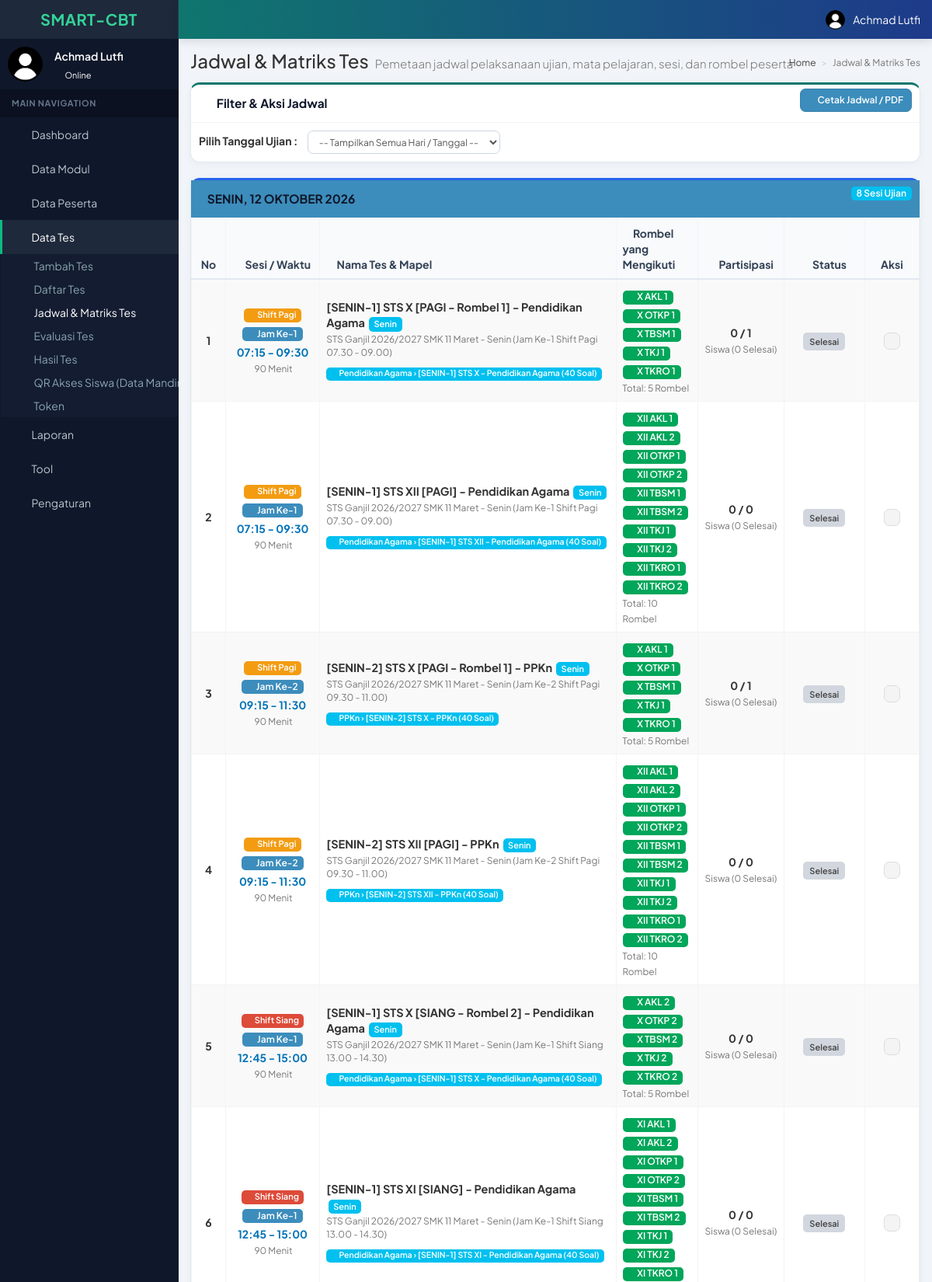
Page /index.php/manager/tes_jadwal (signed in, upper part) on the committed database.
### tables this page shows
CREATE TABLE `user_menu` (
  `id` int(11) NOT NULL AUTO_INCREMENT,
  `tipe` int(11) NOT NULL DEFAULT 1 COMMENT '0=parent, 1=child',
  `parent` varchar(50) DEFAULT NULL,
  `kode_menu` varchar(50) NOT NULL,
  `nama_menu` varchar(100) NOT NULL,
  `url` varchar(150) NOT NULL DEFAULT '#',
  `icon` varchar(75) NOT NULL DEFAULT 'fa fa-circle-o',
  `urutan` int(11) NOT NULL,
  PRIMARY KEY (`id`),
  UNIQUE KEY `kode_menu` (`kode_menu`)
);

CREATE TABLE `cbt_tes` (
  `tes_id` bigint(20) unsigned NOT NULL AUTO_INCREMENT,
  `tes_nama` varchar(255) NOT NULL,
  `tes_hari` varchar(30) DEFAULT NULL,
  `tes_shift` varchar(20) DEFAULT NULL,
  `tes_jam_ke` varchar(30) DEFAULT NULL,
  `tes_detail` text NOT NULL,
  `tes_begin_time` datetime DEFAULT NULL,
  `tes_end_time` datetime DEFAULT NULL,
  `tes_duration_time` smallint(10) unsigned NOT NULL DEFAULT 0,
  `tes_ip_range` varchar(255) NOT NULL DEFAULT '*.*.*.*',
  `tes_results_to_users` tinyint(1) NOT NULL DEFAULT 0,
  `tes_detail_to_users` tinyint(1) NOT NULL DEFAULT 0,
  `tes_score_right` decimal(10,4) DEFAULT 1.0000,
  `tes_score_wrong` decimal(10,2) DEFAULT 0.00,
  `tes_score_unanswered` decimal(10,2) DEFAULT 0.00,
  `tes_max_score` decimal(10,2) NOT NULL DEFAULT 0.00,
  `tes_token` tinyint(1) DEFAULT 0,
  `tes_user_id` int(11) NOT NULL DEFAULT 0,
  PRIMARY KEY (`tes_id`),
  UNIQUE KEY `ak_test_name` (`tes_nama`)
);

CREATE TABLE `cbt_tes_topik_set` (
  `tset_id` bigint(20) unsigned NOT NULL AUTO_INCREMENT,
  `tset_tes_id` bigint(20) unsigned NOT NULL,
  `tset_topik_id` bigint(20) unsigned NOT NULL,
  `tset_tipe` smallint(6) NOT NULL DEFAULT 1,
  `tset_difficulty` smallint(6) NOT NULL DEFAULT 1,
  `tset_jumlah` smallint(6) NOT NULL DEFAULT 1,
  `tset_jawaban` smallint(6) NOT NULL DEFAULT 0,
  `tset_acak_jawaban` int(11) NOT NULL DEFAULT 1,
  `tset_acak_soal` int(11) NOT NULL DEFAULT 1,
  PRIMARY KEY (`tset_id`),
  KEY `p_tsubset_test_id` (`tset_tes_id`),
  KEY `tsubset_subject_id` (`tset_topik_id`),
  CONSTRAINT `cbt_tes_topik_set_ibfk_1` FOREIGN KEY (`tset_tes_id`) REFERENCES `cbt_tes` (`tes_id`) ON DELETE CASCADE ON UPDATE NO ACTION,
  CONSTRAINT `cbt_tes_topik_set_ibfk_2` FOREIGN KEY (`tset_topik_id`) REFERENCES `cbt_topik` (`topik_id`) ON UPDATE NO ACTION
);

CREATE TABLE `cbt_modul` (
  `modul_id` bigint(20) unsigned NOT NULL AUTO_INCREMENT,
  `modul_nama` varchar(255) NOT NULL,
  `modul_aktif` tinyint(1) NOT NULL DEFAULT 0,
  `modul_durasi` int(11) NOT NULL DEFAULT 90,
  PRIMARY KEY (`modul_id`),
  UNIQUE KEY `ak_module_name` (`modul_nama`)
);

CREATE TABLE `cbt_topik` (
  `topik_id` bigint(20) unsigned NOT NULL AUTO_INCREMENT,
  `topik_modul_id` bigint(20) unsigned NOT NULL DEFAULT 1,
  `topik_nama` varchar(255) NOT NULL,
  `topik_detail` text DEFAULT NULL,
  `topik_aktif` tinyint(1) NOT NULL DEFAULT 0,
  `topik_tipe` varchar(20) NOT NULL DEFAULT 'panitia',
  `topik_user_id` int(11) NOT NULL DEFAULT 0,
  PRIMARY KEY (`topik_id`),
  UNIQUE KEY `ak_subject_name` (`topik_modul_id`,`topik_nama`),
  CONSTRAINT `cbt_topik_ibfk_1` FOREIGN KEY (`topik_modul_id`) REFERENCES `cbt_modul` (`modul_id`) ON DELETE CASCADE ON UPDATE NO ACTION
);

### application/views/tes/tes_jadwal_view.php (the view, shortened to what the rows shown need)
<section class="content-header">
	<h1>
		Jadwal & Matriks Tes
		<small>Pemetaan jadwal pelaksanaan ujian, mata pelajaran, sesi, dan rombel peserta</small>
	</h1>
</section>
<section class="content">
	<?php if(empty($jadwal_harian)){ ?>
		<div class="callout callout-info">
			<h4><i class="fa fa-info-circle"></i> Tidak Ada Jadwal</h4>
			<p>Tidak ditemukan jadwal tes untuk filter tanggal yang dipilih. Silakan ubah filter tanggal atau tambahkan tes baru di menu <strong>Data Tes &gt; Tambah Tes</strong>.</p>
		</div>
	<?php } else { ?>
		<?php
		$hari_indo = array(
			'Sunday' => 'Minggu', 'Monday' => 'Senin', 'Tuesday' => 'Selasa',
			'Wednesday' => 'Rabu', 'Thursday' => 'Kamis', 'Friday' => 'Jumat', 'Saturday' => 'Sabtu'
		);
		$bulan_indo = array(
			'01'=>'Januari', '02'=>'Februari', '03'=>'Maret', '04'=>'April', '05'=>'Mei', '06'=>'Juni',
			'07'=>'Juli', '08'=>'Agustus', '09'=>'September', '10'=>'Oktober', '11'=>'November', '12'=>'Desember'
		);
		foreach($jadwal_harian as $tgl_key => $list_tes){
			$nama_hari = date('l', strtotime($tgl_key));
			$hari_str = isset($hari_indo[$nama_hari]) ? $hari_indo[$nama_hari] : $nama_hari;
			$d = date('d', strtotime($tgl_key));
			$m = date('m', strtotime($tgl_key));
			$y = date('Y', strtotime($tgl_key));
			$tgl_lengkap = $hari_str . ', ' . $d . ' ' . (isset($bulan_indo[$m]) ? $bulan_indo[$m] : $m) . ' ' . $y;
		?>
		<div class="box box-primary box-solid" style="margin-bottom: 25px;">
			<div class="box-header with-border">
				<h3 class="box-title">
					<i class="fa fa-calendar-check-o"></i> <strong><?php echo strtoupper($tgl_lengkap); ?></strong>
				</h3>
				<div class="box-tools pull-right">
					<span class="badge bg-aqua"><?php echo count($list_tes); ?> Sesi Ujian</span>
				</div>
			</div>
			<div class="box-body no-padding table-responsive">
				<table class="table table-bordered table-striped table-hover" style="margin-bottom: 0;">
					<thead>
						<tr style="background-color: #f4f4f4;">
							<th style="width: 50px; text-align: center;">No</th>
							<th style="width: 140px; text-align: center;"><i class="fa fa-clock-o"></i> Sesi / Waktu</th>
							<th style="width: 250px;"><i class="fa fa-file-text-o"></i> Nama Tes &amp; Mapel</th>
							<th><i class="fa fa-users"></i> Rombel yang Mengikuti</th>
							<th style="width: 130px; text-align: center;"><i class="fa fa-bar-chart"></i> Partisipasi</th>
							<th style="width: 130px; text-align: center;"><i class="fa fa-tag"></i> Status</th>
							<th style="width: 90px; text-align: center;">Aksi</th>
						</tr>
					</thead>
					<tbody>
						<?php
						$no = 1;
						foreach($list_tes as $tes){
						?>
						<tr>
							<td style="text-align: center; vertical-align: middle; font-weight: bold;"><?php echo $no++; ?></td>
							<td style="text-align: center; vertical-align: middle;">
								<?php if(!empty($tes['shift'])){
									$shift_badge = (strtolower($tes['shift'])=='pagi') ? 'label-warning' : 'label-danger';
									$shift_icon = (strtolower($tes['shift'])=='pagi') ? 'fa-sun-o' : 'fa-cloud';
								?>
									<span class="label <?php echo $shift_badge; ?>" style="display:inline-block; margin-bottom: 3px; font-size: 11px;"><i class="fa <?php echo $shift_icon; ?>"></i> Shift <?php echo $tes['shift']; ?></span><br />
								<?php } ?>
								<?php if(!empty($tes['jam_ke'])){ ?>
									<span class="label label-primary" style="display:inline-block; margin-bottom: 4px; font-size: 12px;"><i class="fa fa-tag"></i> <?php echo $tes['jam_ke']; ?></span><br />
								<?php } ?>
								<span style="font-size: 14px; font-weight: bold; color: #0073b7;">
									<?php echo $tes['sesi_waktu']; ?>
								</span>
								<br />
								<small class="text-muted"><i class="fa fa-hourglass-half"></i> <?php echo $tes['durasi']; ?> Menit</small>
							</td>
							<td style="vertical-align: middle;">
								<span style="font-size: 14.5px; font-weight: bold; color: #333;">
									<?php echo $tes['tes_nama']; ?>
								</span>
								<?php if(!empty($tes['hari'])){ ?>
									&nbsp;<span class="label label-info" style="font-size: 11px;"><?php echo $tes['hari']; ?></span>
								<?php } ?>
								<?php if(!empty($tes['tes_detail'])){ ?>
									<div class="text-muted" style="font-size: 12px; margin-top: 2px;"><?php echo $tes['tes_detail']; ?></div>
								<?php } ?>
								<div style="margin-top: 6px;">
									<?php
									if(!empty($tes['mapel'])){
										foreach($tes['mapel'] as $m){
											echo '<span class="label label-info" style="display:inline-block; margin-right:4px; margin-bottom:2px; font-weight:normal;">';
											echo '<i class="fa fa-book"></i> '.$m['modul'].' &rsaquo; '.$m['topik'].' ('.$m['jumlah_soal'].' Soal)';
											echo '</span> ';
										}
									} else {
										echo '<span class="text-danger" style="font-size:11px;">Belum ada topik soal disematkan</span>';
									}
									?>
								</div>
							</td>
							<td style="vertical-align: middle;">
								<?php
								if(!empty($tes['grup'])){
									echo '<div style="line-height: 24px;">';
									foreach($tes['grup'] as $g){
										echo '<span class="label label-success" style="font-size: 12px; margin-right: 4px; display: inline-block;">';
										echo '<i class="fa fa-graduation-cap"></i> '.$g;
										echo '</span> ';
									}
									echo '</div>';
									echo '<small class="text-muted">Total: '.count($tes['grup']).' Rombel</small>';
								} else {
									echo '<span class="label label-danger">Belum ada rombel dipilih</span>';
								}
								?>
							</td>
							<td style="text-align: center; vertical-align: middle;">
								<span style="font-size: 14px; font-weight: bold;"><?php echo $tes['total_ikut']; ?> / <?php echo $tes['total_target']; ?></span>
								<br />
								<small class="text-muted">Siswa (<?php echo $tes['total_selesai']; ?> Selesai)</small>
							</td>
							<td style="text-align: center; vertical-align: middle;">
								<span class="label <?php echo $tes['status_badge']; ?>" style="font-size: 11px; padding: 5px 8px;">
									<?php echo $tes['status_label']; ?>
								</span>
							</td>
							<td style="text-align: center; vertical-align: middle;">
								<div class="btn-group">
									<a href="<?php echo site_url('manager/tes_hasil?tes='.$tes['tes_id']); ?>" class="btn btn-default btn-xs" title="Lihat Hasil / Pantau">
										<i class="fa fa-bar-chart"></i>
									</a>
								</div>
							</td>
						</tr>
						<?php } ?>
					</tbody>
				</table>
			</div>
		</div>
		<?php } ?>
	<?php } ?>
</section>

### application/models/Users_model.php (shortened to what the rows shown need)
<?php  if ( ! defined('BASEPATH')) exit('No direct script access allowed');
class Users_model extends CI_Model{
    function get_parent_menu($child_menu){
        $sql = 'SELECT `user_menu`.`parent` FROM user_menu WHERE `user_menu`.`kode_menu`="'.$child_menu.'"';
        $query = $this->db->query($sql);
        if($query->num_rows()>0){
            $hasil = $query->row()->parent;
        }else{
            $hasil = 'KOSONG';
        }
        return $hasil;
    }
    function get_menu($kode_menu, $level){
        $this->db->select('user_menu.parent')
                 ->where('(user_akses.level="'.$level.'")')
				 ->join('user_menu', 'user_akses.kode_menu = user_menu.kode_menu')
                 ->from('user_akses')
				 ->group_by('user_menu.parent');
		$result = $this->db->get()->result();
		$data_menu = array();
		foreach($result as $temp){
			$data_menu[] = $temp->parent;
		}
		$this->db->where_in('kode_menu', $data_menu)
                 ->from('user_menu')
				 ->order_by('urutan', 'ASC');
		$result = $this->db->get();
        $parent_kode_menu = $this->get_parent_menu($kode_menu);
        $menu = '';
        if($result->num_rows()>0){
            foreach ($result->result() as $temp){
                $parent_active='';
                if($temp->kode_menu==$parent_kode_menu){
					$parent_active=' active ';
    			}
                $sql_child = 'SELECT user_menu.* FROM `user_akses` INNER JOIN `user_level` ON (`user_akses`.`level` = `user_level`.`level`)
                    INNER JOIN `user_menu` ON (`user_akses`.`kode_menu` = `user_menu`.`kode_menu`) WHERE user_akses.`level`="'.$level.'"
                    AND user_menu.`tipe`=1 AND user_menu.parent="'.$temp->kode_menu.'" ORDER BY user_menu.`urutan` ASC';
                $result_child = $this->db->query($sql_child);
                $menu_child = '';
                $menu_child_count = 0;
                if($result_child->num_rows()>0){
                    $menu_child = $menu_child.'<ul class="treeview-menu">';
                    foreach ($result_child->result() as $child){
                        $child_active='';
                        if($kode_menu==$child->kode_menu){
                            $child_active='active';
                        }
                        $menu_child = $menu_child.'
                            <li class="'.$child_active.'"><a href="'.site_url().'/'.$child->url.'"><i class="fa fa-circle-o"></i> '.$child->nama_menu.'</a></li>
                        ';
                        $menu_child_count++;
                    }
                    $menu_child = $menu_child.'</ul>';
                }
                $menu = $menu.'
                    <li class="treeview '.$parent_active.'">
                        <a href="'.site_url().'/'.$temp->url.'">
        					<i class="'.$temp->icon.'"></i>
        					<span>'.$temp->nama_menu.'</span>';
                if($menu_child_count>0){
                    $menu = $menu.'<i class="fa fa-angle-left pull-right"></i>';
                }
                $menu = $menu.'</a>';
                $menu = $menu.'
                    '.$menu_child;
                $menu = $menu.'</li>';
            }
        }
        return $menu;
    }
}

### rows in the picture
user_menu: nama_menu "Data Modul"
user_menu: nama_menu "Data Peserta"
user_menu: nama_menu "Data Tes"
user_menu: nama_menu "Tambah Tes"
user_menu: nama_menu "Daftar Tes"
user_menu: nama_menu "Jadwal & Matriks Tes"
user_menu: nama_menu "Evaluasi Tes"
user_menu: nama_menu "Hasil Tes"
user_menu: nama_menu "QR Akses Siswa (Data…"
user_menu: nama_menu "Token"
user_menu: nama_menu "Laporan"
user_menu: nama_menu "Tool"
user_menu: nama_menu "Pengaturan"
cbt_tes: tes_shift "Pagi", tes_jam_ke "Jam Ke-1", sesi_waktu "07:15 - 09:30", tes_duration_time "90", tes_nama "[SENIN-1] STS X [PAGI - Rombel 1] - Pendidikan Agama", tes_hari "Senin", tes_detail "STS Ganjil 2026/2027 SMK 11 Maret - Senin (Jam Ke-1 Shift Pagi 07.30 - 09.00)", g "X AKL 1", g "X OTKP 1", g "X TBSM 1", g "X TKJ 1", g "X TKRO 1", count($tes['grup']) "5", total_ikut "0", tes_user "1", total_selesai "0", status_label "Selesai"
cbt_tes_topik_set: cbt_modul.modul_nama "Pendidikan Agama", tset_topik.topik_nama "[SENIN-1] STS X - Pendidikan Agama", tset_jumlah "40"
cbt_tes: tes_shift "Pagi", tes_jam_ke "Jam Ke-1", sesi_waktu "07:15 - 09:30", tes_duration_time "90", tes_nama "[SENIN-1] STS XII [PAGI] - Pendidikan Agama", tes_hari "Senin", tes_detail "STS Ganjil 2026/2027 SMK 11 Maret - Senin (Jam Ke-1 Shift Pagi 07.30 - 09.00)", g "XII AKL 1", g "XII AKL 2", g "XII OTKP 1", g "XII OTKP 2", g "XII TBSM 1", g "XII TBSM 2", g "XII TKJ 1", g "XII TKJ 2", g "XII TKRO 1", g "XII TKRO 2", count($tes['grup']) "10", total_ikut "0", total_target "0", total_selesai "0", status_label "Selesai"
cbt_tes_topik_set: cbt_modul.modul_nama "Pendidikan Agama", tset_topik.topik_nama "[SENIN-1] STS XII - Pendidikan Agama", tset_jumlah "40"
cbt_tes: tes_shift "Pagi", tes_jam_ke "Jam Ke-2", sesi_waktu "09:15 - 11:30", tes_duration_time "90", tes_nama "[SENIN-2] STS X [PAGI - Rombel 1] - PPKn", tes_hari "Senin", tes_detail "STS Ganjil 2026/2027 SMK 11 Maret - Senin (Jam Ke-2 Shift Pagi 09.30 - 11.00)", g "X AKL 1", g "X OTKP 1", g "X TBSM 1", g "X TKJ 1", g "X TKRO 1", count($tes['grup']) "5", total_ikut "0", tes_user "1", total_selesai "0", status_label "Selesai"
cbt_tes_topik_set: cbt_modul.modul_nama "PPKn", tset_topik.topik_nama "[SENIN-2] STS X - PPKn", tset_jumlah "40"
cbt_tes: tes_shift "Pagi", tes_jam_ke "Jam Ke-2", sesi_waktu "09:15 - 11:30", tes_duration_time "90", tes_nama "[SENIN-2] STS XII [PAGI] - PPKn", tes_hari "Senin", tes_detail "STS Ganjil 2026/2027 SMK 11 Maret - Senin (Jam Ke-2 Shift Pagi 09.30 - 11.00)", g "XII AKL 1", g "XII AKL 2", g "XII OTKP 1", g "XII OTKP 2", g "XII TBSM 1", g "XII TBSM 2", g "XII TKJ 1", g "XII TKJ 2", g "XII TKRO 1", g "XII TKRO 2", count($tes['grup']) "10", total_ikut "0", total_target "0", total_selesai "0", status_label "Selesai"
cbt_tes_topik_set: cbt_modul.modul_nama "PPKn", tset_topik.topik_nama "[SENIN-2] STS XII - PPKn", tset_jumlah "40"
cbt_tes: tes_shift "Siang", tes_jam_ke "Jam Ke-1", sesi_waktu "12:45 - 15:00", tes_duration_time "90", tes_nama "[SENIN-1] STS X [SIANG - Rombel 2] - Pendidikan Agama", tes_hari "Senin", tes_detail "STS Ganjil 2026/2027 SMK 11 Maret - Senin (Jam Ke-1 Shift Siang 13.00 - 14.30)", g "X AKL 2", g "X OTKP 2", g "X TBSM 2", g "X TKJ 2", g "X TKRO 2", count($tes['grup']) "5", total_ikut "0", total_target "0", total_selesai "0", status_label "Selesai"
cbt_tes: tes_shift "Siang", tes_jam_ke "Jam Ke-1", sesi_waktu "12:45 - 15:00", tes_duration_time "90", tes_nama "[SENIN-1] STS XI [SIANG] - Pendidikan Agama", tes_hari "Senin", tes_detail "STS Ganjil 2026/2027 SMK 11 Maret - Senin (Jam Ke-1 Shift Siang 13.00 - 14.30)", g "XI AKL 1", g "XI AKL 2", g "XI OTKP 1", g "XI OTKP 2", g "XI TBSM 1", g "XI TBSM 2", g "XI TKJ 1", g "XI TKJ 2", g "XI TKRO 1", total_ikut "0", total_target "0", total_selesai "0", status_label "Selesai"
cbt_tes_topik_set: cbt_modul.modul_nama "Pendidikan Agama", tset_topik.topik_nama "[SENIN-1] STS XI - Pendidikan Agama", tset_jumlah "40"

### other values in the picture
$nama "Achmad Lutfi"
$tgl_lengkap "SENIN, 12 OKTOBER 2026"
count($list_tes) "8"
